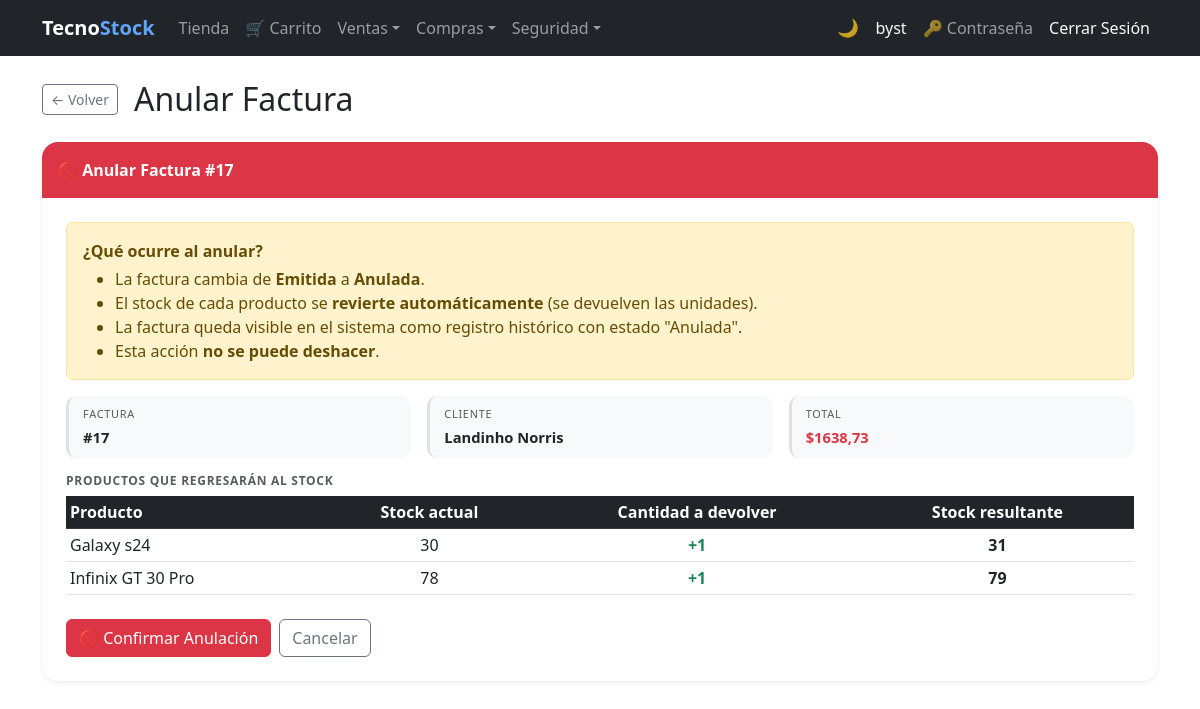
/invoices/17/cancel/ (signed in), run on the app's committed database.
### billing/models.py (models this page shows, shortened)
class Invoice(models.Model):
    BORRADOR = 0
    EMITIDA  = 1
    ANULADA  = 2
    ESTADO_CHOICES = [
        (BORRADOR, 'Borrador'),
        (EMITIDA,  'Emitida'),
        (ANULADA,  'Anulada'),
    ]
    PENDIENTE = 'PENDIENTE'
    PAGADA    = 'PAGADA'
    ESTADO_COBRO_CHOICES = [
        (PENDIENTE, 'Pendiente'),
        (PAGADA,    'Pagada'),
    ]
    CONTADO = 'contado'
    CREDITO = 'credito'
    TIPO_PAGO_CHOICES = [
        (CONTADO, 'Contado'),
        (CREDITO, 'Crédito'),
    ]
    customer     = models.ForeignKey(Customer, on_delete=models.PROTECT, related_name='invoices')
    invoice_date = models.DateTimeField(auto_now_add=True)
    subtotal     = models.DecimalField(max_digits=12, decimal_places=2, default=0)
    tax          = models.DecimalField(max_digits=12, decimal_places=2, default=0)
    total        = models.DecimalField(max_digits=12, decimal_places=2, default=0)
    estado       = models.PositiveSmallIntegerField(
                       choices=ESTADO_CHOICES, default=BORRADOR, verbose_name='Estado')
    is_active    = models.BooleanField(default=True)
    PAYMENT_CHOICES = [('card', 'Tarjeta'), ('paypal', 'PayPal')]
    payment_method  = models.CharField(
                          max_length=10, choices=PAYMENT_CHOICES, null=True, blank=True,
                          verbose_name='Método de pago')
    paypal_order_id = models.CharField(max_length=64, null=True, blank=True)
    paypal_capture_id = models.CharField(
        max_length=120,
        blank=True,
        null=True
    )
    paypal_status = models.CharField(
        max_length=30,
        blank=True,
        null=True
    )
    paid_at = models.DateTimeField(
        blank=True,
        null=True
    )
    sri_status = models.CharField(
        max_length=20,
        blank=True,
        null=True
    )
    sri_authorization = models.CharField(
        max_length=120,
        blank=True,
        null=True
    )
    saldo        = models.DecimalField(
                       max_digits=12, decimal_places=2, default=0,
                       verbose_name='Saldo pendiente de cobro')
    estado_cobro = models.CharField(
                       max_length=10, choices=ESTADO_COBRO_CHOICES,
                       default=PENDIENTE, verbose_name='Estado de cobro')
    tipo_pago    = models.CharField(
                       max_length=10, choices=TIPO_PAGO_CHOICES,
                       default=CREDITO, verbose_name='Tipo de pago')
    class Meta:
        ordering = ['-invoice_date']
    @property
    def can_cancel(self):      return self.estado == self.EMITIDA

class Customer(models.Model):
    user       = models.OneToOneField(
                     settings.AUTH_USER_MODEL, null=True, blank=True,
                     on_delete=models.SET_NULL, related_name='customer_account',
                     verbose_name='Cuenta de usuario')
    dni        = models.CharField(max_length=13, unique=True, verbose_name='DNI/RUC', validators=[validate_cedula_ec])
    first_name = models.CharField(max_length=100)
    last_name  = models.CharField(max_length=100)
    email      = models.EmailField(blank=True, null=True)
    phone      = models.CharField(max_length=20, blank=True, null=True)
    address    = models.TextField(blank=True, null=True)
    photo      = models.ImageField(upload_to='customer/', blank=True, null=True, verbose_name='Foto')
    is_active  = models.BooleanField(default=True)
    created_at = models.DateTimeField(auto_now_add=True)
    updated_at = models.DateTimeField(auto_now=True)
    class Meta:
        ordering = ['last_name', 'first_name']
    @property
    def full_name(self): return f'{self.first_name} {self.last_name}'

class InvoiceDetail(models.Model):
    invoice      = models.ForeignKey(Invoice, on_delete=models.CASCADE, related_name='details')
    product      = models.ForeignKey(Product, on_delete=models.PROTECT, related_name='invoice_details')
    quantity     = models.IntegerField(default=1)
    unit_price   = models.DecimalField(max_digits=12, decimal_places=2)
    discount_pct = models.DecimalField(
        max_digits=5, decimal_places=2, default=0,
        verbose_name='Descuento (%)',
        validators=[MinValueValidator(Decimal('0')), MaxValueValidator(Decimal('100'))],
    )
    subtotal     = models.DecimalField(max_digits=12, decimal_places=2, default=0)
    tax_amount   = models.DecimalField(max_digits=12, decimal_places=2, default=0, verbose_name='IVA')

class Product(models.Model):
    name = models.CharField(max_length=200, verbose_name='Product Name')
    description = models.TextField(blank=True, null=True)
    brand = models.ForeignKey(Brand, on_delete=models.PROTECT, related_name='products')
    group = models.ForeignKey(ProductGroup, on_delete=models.PROTECT, related_name='products')
    suppliers = models.ManyToManyField(Supplier, related_name='products', blank=True)
    photo      = models.ImageField(upload_to='products/', blank=True, null=True, verbose_name='Foto')
    unit_price = models.DecimalField(max_digits=12, decimal_places=2)
    tax_rate   = models.DecimalField(
                     max_digits=5, decimal_places=4, default=Decimal('0.15'),
                     verbose_name='Tasa IVA',
                     validators=[MinValueValidator(Decimal('0')), MaxValueValidator(Decimal('1'))],
                 )
    stock = models.IntegerField(default=0)
    is_active = models.BooleanField(default=True)
    created_at = models.DateTimeField(auto_now_add=True)
    updated_at = models.DateTimeField(auto_now=True)
    class Meta:
        verbose_name = 'Product'
        verbose_name_plural = 'Products'
        ordering = ['name']

### billing/views.py (the view, shortened to what this page needs)
# urls.py: path('invoices/<int:pk>/cancel/', views.invoice_cancel, name='invoice_cancel'),
@roles_required('Administrador', 'Analista de Compras')
def invoice_cancel(request, pk):
    invoice = get_object_or_404(Invoice, pk=pk)
    if not invoice.can_cancel:
        messages.error(request, 'Solo se puede anular una factura en estado Emitida.')
        return redirect('billing:invoice_detail', pk=pk)
    return render(request, 'billing/invoice_cancel.html', {'invoice': invoice})

### security/templatetags/security_tags.py (called while the page is built)
@register.filter(name='has_group')
def has_group(user, group_name):
    if not user.is_authenticated:
        return False
    if user.is_superuser:  # el superusuario ve todo
        return True
    return user.groups.filter(name=group_name).exists()

### billing/templates/billing/invoice_cancel.html (shortened to what this page needs)
{% extends 'billing/base.html' %}
{% block content %}
<div class="d-flex align-items-center gap-3 mb-4">
  <a href="{% url 'billing:invoice_detail' invoice.pk %}" class="btn btn-outline-secondary btn-sm">&#8592; Volver</a>
  <h2 class="mb-0">Anular Factura</h2>
</div>
<div class="card border-0 shadow-sm rounded-4 overflow-hidden mb-4">
  <div class="card-header border-0 py-3 bg-danger">
    <span class="text-white fw-bold">&#128683; Anular Factura #{{ invoice.id }}</span>
  </div>
  <div class="card-body p-4">
    <div class="alert alert-warning">
      <strong>¿Qué ocurre al anular?</strong>
      <ul class="mb-0 mt-1">
        <li>La factura cambia de <strong>Emitida</strong> a <strong>Anulada</strong>.</li>
        <li>El stock de cada producto se <strong>revierte automáticamente</strong> (se devuelven las unidades).</li>
        <li>La factura queda visible en el sistema como registro histórico con estado "Anulada".</li>
        <li>Esta acción <strong>no se puede deshacer</strong>.</li>
      </ul>
    </div>
    <div class="row g-3 mb-3">
      <div class="col-md-4">
        <div class="dm-field">
          <small class="dm-label">Factura</small>
          <div class="dm-value">#{{ invoice.id }}</div>
        </div>
      </div>
      <div class="col-md-4">
        <div class="dm-field">
          <small class="dm-label">Cliente</small>
          <div class="dm-value">{{ invoice.customer.full_name }}</div>
        </div>
      </div>
      <div class="col-md-4">
        <div class="dm-field">
          <small class="dm-label">Total</small>
          <div class="dm-value fw-bold text-danger">${{ invoice.total }}</div>
        </div>
      </div>
    </div>
    <h6 class="text-muted text-uppercase fw-semibold mb-2 dm-section-label">Productos que regresarán al stock</h6>
    <table class="table table-sm table-hover mb-4">
      <thead class="table-dark">
        <tr>
          <th>Producto</th>
          <th class="text-center">Stock actual</th>
          <th class="text-center">Cantidad a devolver</th>
          <th class="text-center">Stock resultante</th>
        </tr>
      </thead>
      <tbody>
        {% for det in invoice.details.all %}
        <tr>
          <td>{{ det.product.name }}</td>
          <td class="text-center">{{ det.product.stock }}</td>
          <td class="text-center text-success fw-semibold">+{{ det.quantity }}</td>
          <td class="text-center fw-semibold">{{ det.product.stock|add:det.quantity }}</td>
        </tr>
        {% endfor %}
      </tbody>
    </table>
    <form method="post" class="d-flex gap-2">
      <button type="submit" class="btn btn-danger">&#128683; Confirmar Anulación</button>
      <a href="{% url 'billing:invoice_detail' invoice.pk %}" class="btn btn-outline-secondary">Cancelar</a>
    </form>
  </div>
</div>
{% endblock %}

### billing/templates/billing/base.html (shortened to what this page needs)
{% load security_tags %}
<!DOCTYPE html>
<html lang="es">
<head>
  <link href="https://cdn.jsdelivr.net/npm/bootstrap@5.3.0/dist/css/bootstrap.min.css" rel="stylesheet">
</head>
<body>
<nav class="navbar navbar-expand-lg navbar-dark bg-dark">
  <div class="container">
    <a class="navbar-brand fw-bold" href="{% url 'billing:home' %}">Tecno<span class="nav-brand-accent">Stock</span></a>
    <div class="collapse navbar-collapse" id="nav">
      <ul class="navbar-nav me-auto">
        {% if user.is_authenticated %}
        {% if user|has_group:'Cliente' %}
        <li class="nav-item"><a class="nav-link" href="{% url 'store:catalog' %}">Tienda</a></li>
        <li class="nav-item"><a class="nav-link" href="{% url 'store:cart' %}">&#128722; Carrito</a></li>
        {% endif %}
        <li class="nav-item dropdown">
          <a class="nav-link dropdown-toggle" href="#" role="button" data-bs-toggle="dropdown" aria-expanded="false">Ventas</a>
        </li>
        {% if user|has_group:'Analista de Compras' or user|has_group:'Administrador' or not user|has_any_group %}
        <li class="nav-item dropdown">
          <a class="nav-link dropdown-toggle" href="#" role="button" data-bs-toggle="dropdown" aria-expanded="false">Compras</a>
        </li>
        {% endif %}
        {% if user|has_group:'Administrador' %}
        <li class="nav-item dropdown">
          <a class="nav-link dropdown-toggle" href="#" role="button" data-bs-toggle="dropdown" aria-expanded="false">Seguridad</a>
        </li>
        {% endif %}
        {% endif %}
      </ul>
      <ul class="navbar-nav align-items-center">
        <li class="nav-item"><button type="button" class="theme-toggle-btn" id="theme-toggle" onclick="toggleTheme()" title="Cambiar tema claro / oscuro"><span id="theme-icon">&#127769;</span></button></li>
        <li class="nav-item">{% if user.is_authenticated %}<a class="nav-link text-light" href="{% url 'billing:dashboard' %}">{{ user.username }}</a>{% endif %}</li>
        <li class="nav-item">{% if user.is_authenticated %}<a class="nav-link" href="{% url 'password_change' %}" title="Cambiar contraseña">&#128273; Contraseña</a>{% endif %}</li>
        <li class="nav-item">{% if user.is_authenticated %}<form method="post" action="{% url 'logout' %}" class="d-inline">{% csrf_token %}<button type="submit" class="nav-link btn btn-link text-light btn-nav-link">Cerrar Sesión</button></form>{% else %}<a class="nav-link" href="{% url 'login' %}">Iniciar Sesión</a>{% endif %}</li>
      </ul>
    </div>
  </div>
</nav>
<div class="container mt-4">
  {% block content %}{% endblock %}
</div>
</body>
</html>

### billing/templates/billing/base.html (style rules this page uses)
.dm-field { background: var(--bs-tertiary-bg); border-radius: 10px; padding: 10px 14px; border-left: 3px solid var(--bs-border-color); height: 100%; transition: border-color .2s; }
.dm-label { font-size: .68rem; text-transform: uppercase; letter-spacing: .07em; color: var(--bs-secondary-color); display: block; margin-bottom: 3px; }
.dm-value { font-size: .92rem; font-weight: 600; color: var(--bs-body-color); word-break: break-word; }
.dm-section-label { letter-spacing: .06em; font-size: .75rem; }
.btn-nav-link { text-decoration: none; }
.nav-brand-accent { color: #60a5fa; }
.theme-toggle-btn { background: none; border: none; cursor: pointer; font-size: 1.1rem; line-height: 1; padding: .375rem .5rem; border-radius: .375rem; transition: background .2s; color: rgba(255,255,255,.75); }

### data on the page
Invoice: id "17", customer.full_name "Landinho Norris", total "1638,73"
InvoiceDetail: product.name "Galaxy s24", product.stock "30", quantity "1", product.stock|add "31"
InvoiceDetail: product.name "Infinix GT 30 Pro", product.stock "78", quantity "1", product.stock|add "79"

### other printed values
{{ user.username }} "byst"
